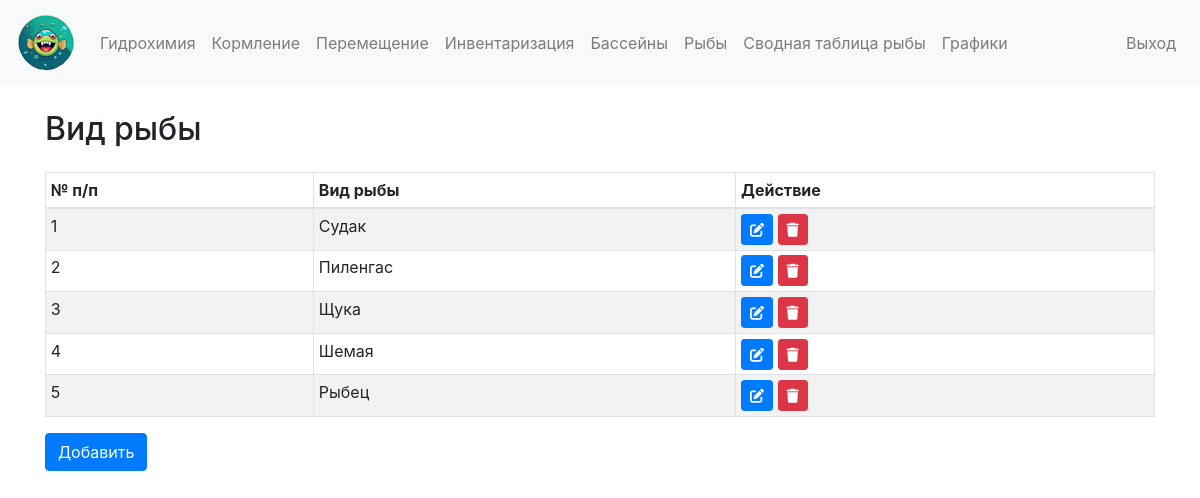
Page /fish (signed in) on the committed database.
### models.py (models this page shows)
class FishType(db.Model):
    id = db.Column(db.Integer, primary_key=True)
    name = db.Column(db.String(100), nullable=False)

### main.py (the view)
@app.route('/fish')
@login_required
def fish():
    fish_types = FishType.query.all()
    return render_template('fish.html', fish_types=fish_types)

### main.py (called while the page is built)
@login_manager.user_loader
def load_user(user_id):
    return User.query.get(int(user_id))

@app.after_request
def add_header(response):
    response.headers['Cache-Control'] = 'no-store, no-cache, must-revalidate, post-check=0, pre-check=0, max-age=0'
    response.headers['Pragma'] = 'no-cache'
    response.headers['Expires'] = 'Thu, 01 Jan 1970 00:00:00 GMT'
    return response

### templates/fish.html
{% extends "base.html" %}
{% block content %}
<h2>Вид рыбы</h2>
<table class="table table-compact table-striped table-bordered mt-4">
    <thead>
        <tr>
            <th>№ п/п</th>
            <th>Вид рыбы</th>
            <th>Действие</th>
        </tr>
    </thead>
    <tbody>
        {% for fish_type in fish_types %}
        <tr>
            <td>{{ fish_type.id }}</td>
            <td>{{ fish_type.name }}</td>
            <td>
                <a href="{{ url_for('edit_fish_type', fish_type_id=fish_type.id) }}" class="btn btn-sm btn-primary"><i class="fas fa-edit"></i></a>
                <form action="{{ url_for('delete_fish_type', fish_type_id=fish_type.id) }}" method="post" style="display:inline;">
                    <button type="submit" class="btn btn-sm btn-danger"><i class="fas fa-trash"></i></button>
                </form>
            </td>
        </tr>
        {% endfor %}
    </tbody>
</table>
<a href="{{ url_for('new_fish_type') }}" class="btn btn-primary">Добавить</a>
{% endblock %}

### templates/base.html (style rules this page uses)
.table-compact th, .table-compact td { padding: 0.3rem; }

### rows in the picture
FishType: id "1", name "Судак"
FishType: id "2", name "Пиленгас"
FishType: id "3", name "Щука"
FishType: id "4", name "Шемая"
FishType: id "5", name "Рыбец"
